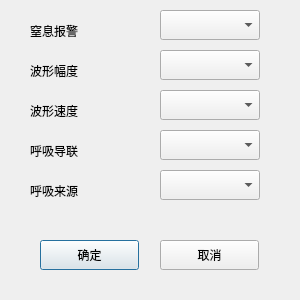
<?xml version="1.0" encoding="UTF-8"?>
<ui version="4.0">
 <class>Dlg_set_spire</class>
 <widget class="QDialog" name="Dlg_set_spire">
  <property name="geometry">
   <rect>
    <x>0</x>
    <y>0</y>
    <width>300</width>
    <height>300</height>
   </rect>
  </property>
  <property name="windowTitle">
   <string>呼吸设置</string>
  </property>
  <widget class="QLabel" name="label_4">
   <property name="geometry">
    <rect>
     <x>30</x>
     <y>60</y>
     <width>71</width>
     <height>21</height>
    </rect>
   </property>
   <property name="text">
    <string>波形幅度</string>
   </property>
  </widget>
  <widget class="QComboBox" name="m_cmbb_boxingsudu">
   <property name="geometry">
    <rect>
     <x>160</x>
     <y>90</y>
     <width>100</width>
     <height>30</height>
    </rect>
   </property>
   <property name="maxVisibleItems">
    <number>3</number>
   </property>
  </widget>
  <widget class="QComboBox" name="m_cmbb_zhixibaojing">
   <property name="geometry">
    <rect>
     <x>160</x>
     <y>10</y>
     <width>100</width>
     <height>30</height>
    </rect>
   </property>
   <property name="maxVisibleItems">
    <number>8</number>
   </property>
  </widget>
  <widget class="QLabel" name="label">
   <property name="geometry">
    <rect>
     <x>30</x>
     <y>20</y>
     <width>71</width>
     <height>21</height>
    </rect>
   </property>
   <property name="text">
    <string>窒息报警</string>
   </property>
  </widget>
  <widget class="QComboBox" name="m_cmbb_huxidaolian">
   <property name="geometry">
    <rect>
     <x>160</x>
     <y>130</y>
     <width>100</width>
     <height>30</height>
    </rect>
   </property>
   <property name="maxVisibleItems">
    <number>2</number>
   </property>
  </widget>
  <widget class="QComboBox" name="m_cmbb_huxilaiyuan">
   <property name="geometry">
    <rect>
     <x>160</x>
     <y>170</y>
     <width>100</width>
     <height>30</height>
    </rect>
   </property>
   <property name="maxVisibleItems">
    <number>2</number>
   </property>
  </widget>
  <widget class="QLabel" name="label_7">
   <property name="geometry">
    <rect>
     <x>30</x>
     <y>100</y>
     <width>71</width>
     <height>21</height>
    </rect>
   </property>
   <property name="text">
    <string>波形速度</string>
   </property>
  </widget>
  <widget class="QComboBox" name="m_cmbb_boxingfudu">
   <property name="geometry">
    <rect>
     <x>160</x>
     <y>50</y>
     <width>100</width>
     <height>30</height>
    </rect>
   </property>
   <property name="maxVisibleItems">
    <number>5</number>
   </property>
  </widget>
  <widget class="QPushButton" name="m_btn_ok">
   <property name="geometry">
    <rect>
     <x>40</x>
     <y>240</y>
     <width>99</width>
     <height>30</height>
    </rect>
   </property>
   <property name="text">
    <string>确定</string>
   </property>
  </widget>
  <widget class="QPushButton" name="m_btn_cancel">
   <property name="geometry">
    <rect>
     <x>160</x>
     <y>240</y>
     <width>99</width>
     <height>30</height>
    </rect>
   </property>
   <property name="text">
    <string>取消</string>
   </property>
  </widget>
  <widget class="QLabel" name="label_8">
   <property name="geometry">
    <rect>
     <x>30</x>
     <y>140</y>
     <width>71</width>
     <height>21</height>
    </rect>
   </property>
   <property name="text">
    <string>呼吸导联</string>
   </property>
  </widget>
  <widget class="QLabel" name="label_9">
   <property name="geometry">
    <rect>
     <x>30</x>
     <y>180</y>
     <width>71</width>
     <height>21</height>
    </rect>
   </property>
   <property name="text">
    <string>呼吸来源</string>
   </property>
  </widget>
 </widget>
 <resources/>
 <connections/>
</ui>
